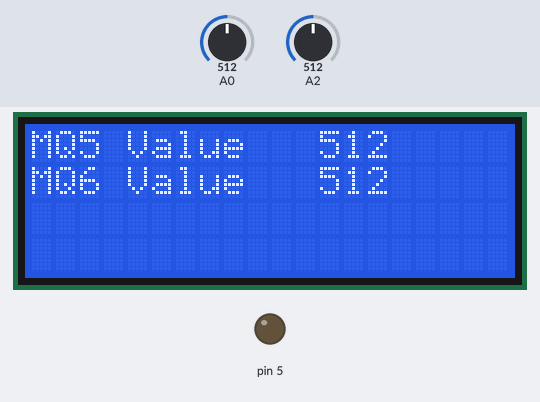
Recording of a sketch running on a simulated Arduino Uno, built with avr-gcc and run on an emulated ATmega328P. Parts: 20×4 character LCD, output pins drawn as LEDs (lit = HIGH). Inputs (shaded band) come from the test bench; at power-on: A0 = 512, A2 = 512.

Above: at 1.2 s.
1.3 s: A0 set to 440
At 2.6 s:
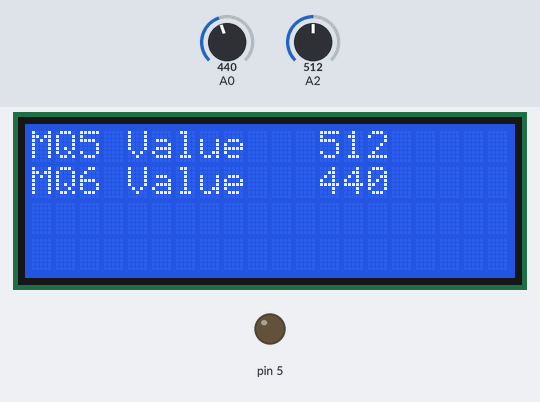
2.9 s: A2 set to 440
At 3.2 s:
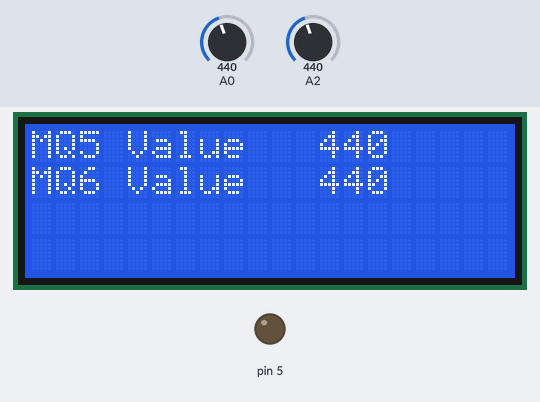
4.4 s: A0 set to 460
At 5.1 s:
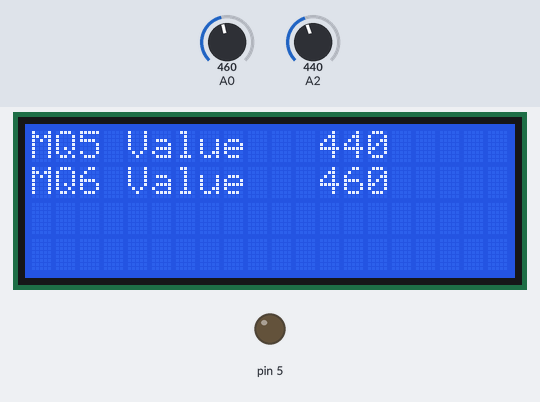
5.9 s: A2 set to 460
At 6.9 s:
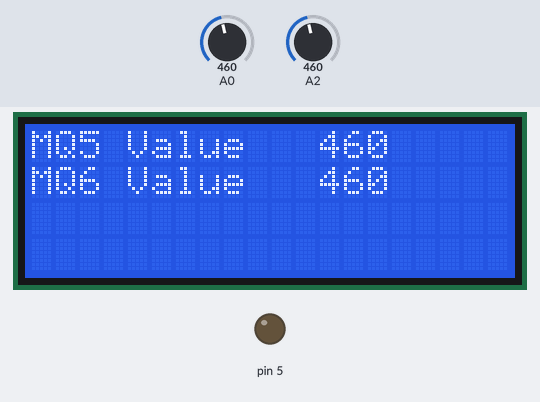
7.4 s: A0 set to 511
At 8.6 s:
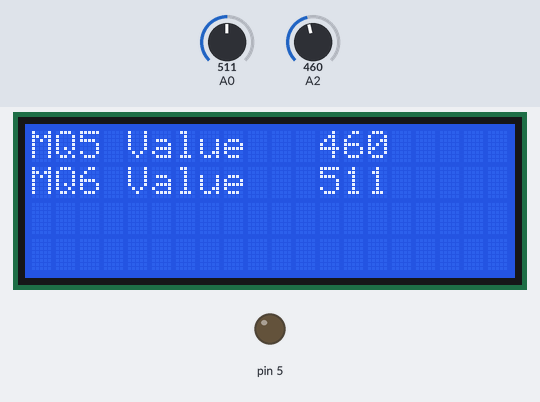
8.9 s: A2 set to 511
At 9.3 s:
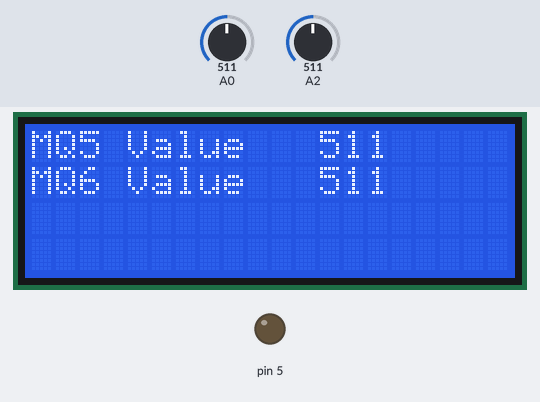
Timing chart, 0 to 11.4 s (numbered marks = the images above; inputs shaded):
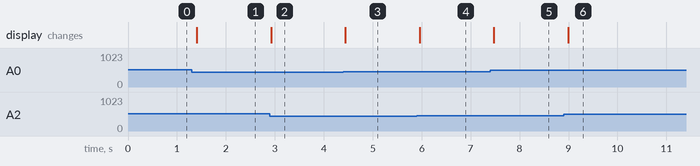

Measured:
- after the input at 1.3 s, the display: changes after 0.10 s (image 1)
- after the input at 2.9 s, the display: changes at once (image 2)
- after the input at 4.4 s, the display: changes at once (image 3)
- after the input at 5.9 s, the display: changes after 0.06 s (image 4)
- after the input at 7.4 s, the display: changes after 0.08 s (image 5)
- after the input at 8.9 s, the display: changes after 0.09 s (image 6)

The sketch:

sketch_jun01a.ino
```cpp
//sketch created by Akshay Joseph
#include <Wire.h>
#include <LiquidCrystal_I2C.h>

LiquidCrystal_I2C lcd(0x27, 20, 4);

void setup()
{
  Serial.begin(9600);
  lcd.begin();
  lcd.backlight();
  lcd.clear();
  pinMode(5, OUTPUT);

  lcd.setCursor(0,0);
  lcd.print("MQ5 Value");

  lcd.setCursor(0,1);
  lcd.print("MQ6 Value");
}

void loop()
{

  int MQ5Value = analogRead(A2);
  int MQ6Value = analogRead(A0);

  lcd.setCursor(12,0);
  lcd.print("    ");
  lcd.setCursor(12,0);
  lcd.print(MQ5Value);

  lcd.setCursor(12,1);
  lcd.print("    ");
  lcd.setCursor(12,1);
  lcd.print(MQ6Value);
  if((MQ5Value>150)||(MQ6Value>450)){
    //digitalWrite(5, HIGH);
  }
  else{
    //digitalWrite(5, LOW);
  }
  delay(200);
}
```
